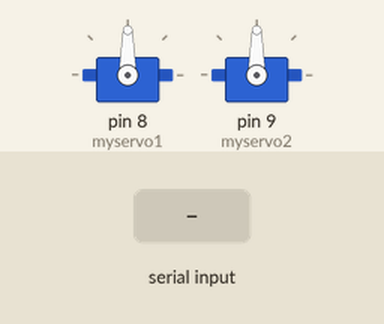
The sketch below on a simulated Arduino Uno, built with avr-gcc and run on an emulated ATmega328P. Shown: 2 × servo. Inputs (shaded band) come from the test bench.

Above: at 1.2 s.
1.3 s: "90,45\n" received over Serial
At 1.8 s:
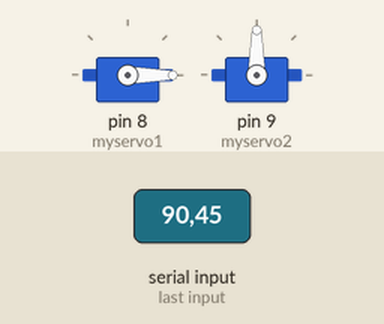
2.8 s: "30,150\n" received over Serial
At 4.0 s:
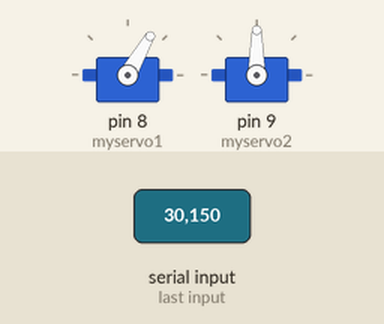
4.3 s: "90 45\n" received over Serial
At 5.3 s:
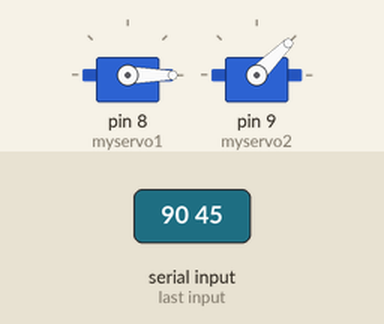
5.8 s: "5\n" received over Serial
At 6.4 s:
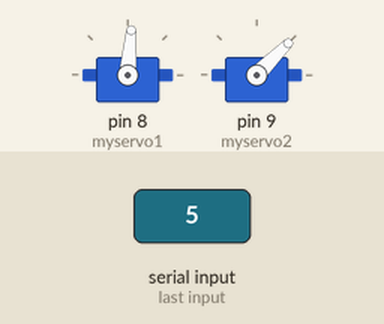
7.3 s: "30,150\n" received over Serial
At 7.6 s:
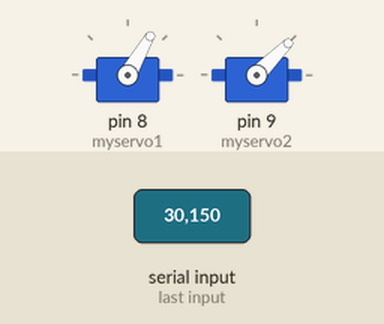
8.8 s: "90\n" received over Serial
At 9.9 s:
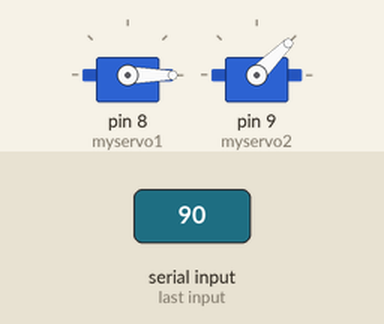
Timing chart, 0 to 11.3 s (numbered marks = the images above; inputs shaded):
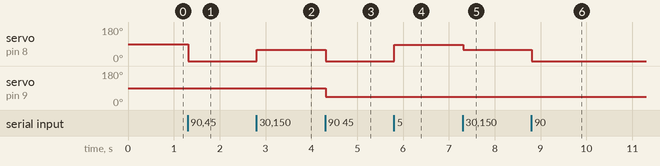

Measured:
- after the input at 1.3 s, servo on pin 8 (myservo1): 90° → 0° at once
- after the input at 2.8 s, servo on pin 8 (myservo1): 0° → 60° at once
- after the input at 4.3 s, servo on pin 8 (myservo1): 60° → 0° at once; servo on pin 9 (myservo2): 90° → 45° at once
- after the input at 5.8 s, servo on pin 8 (myservo1): 0° → 85° at once
- after the input at 7.3 s, servo on pin 8 (myservo1): 85° → 60° at once
- after the input at 8.8 s, servo on pin 8 (myservo1): 60° → 0° at once

The sketch:

serialServo.ino
```cpp
#include <Servo.h>

Servo myservo1;
Servo myservo2;
int pos1 = 0;
int pos2 = 0;

void setup() {
  myservo1.attach(8);
  myservo2.attach(9);
  Serial.begin(38400);
}

void loop() {
  int i = 0;
  char commandbuffer[100];
  if (Serial.available()){
     delay(10);
     while( Serial.available() && i< 99) {
        commandbuffer[i++] = Serial.read();
     }
     commandbuffer[i++]='\0';
  }
  if(i>0) {
     sscanf(commandbuffer, "%i %i", &pos1, &pos2);
  }
  myservo1.write(pos1 * -1 + 90);
  myservo2.write(pos2 * -1 + 90);
}
```
